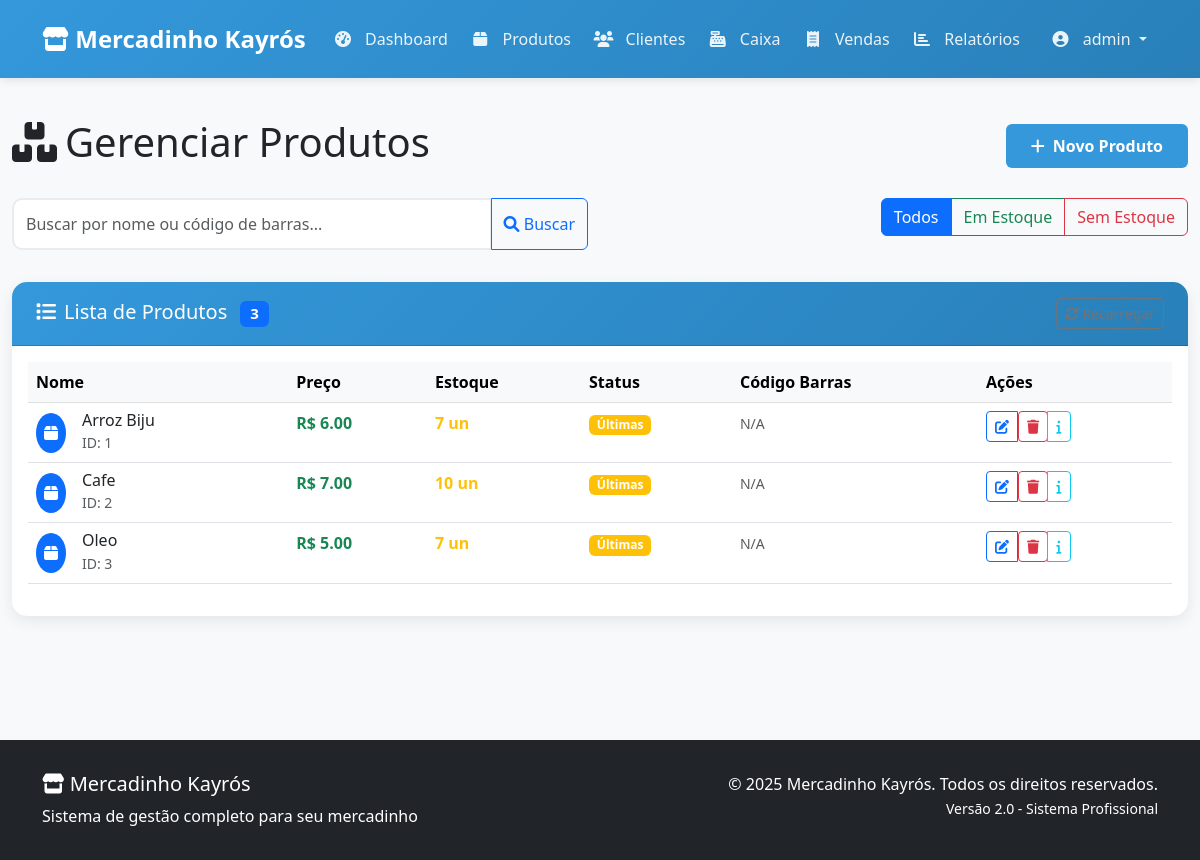
The page /produtos (signed in) on the database as committed earlier.
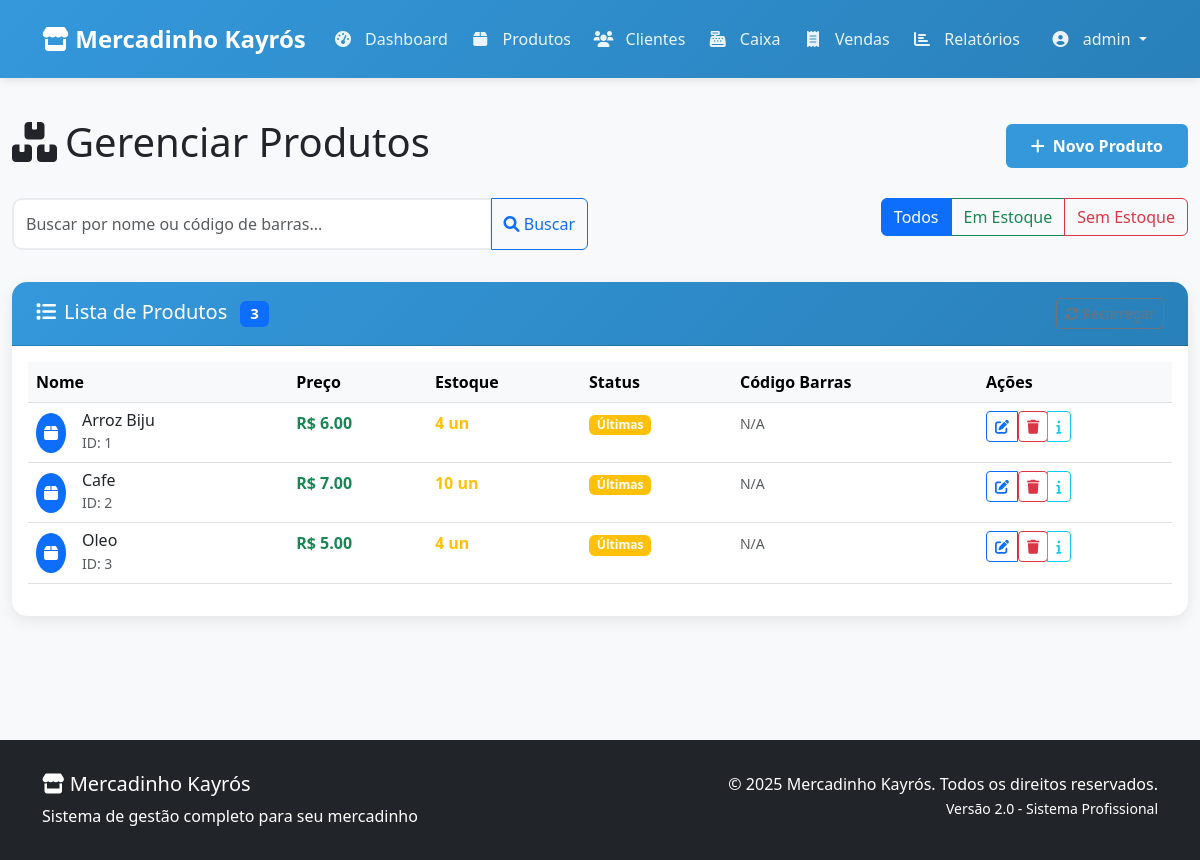
The same page on the database as committed later.
### tables this page shows
CREATE TABLE produtos (
            id INTEGER PRIMARY KEY AUTOINCREMENT, 
            nome TEXT NOT NULL, 
            preco REAL NOT NULL CHECK(preco > 0),
            quantidade INTEGER NOT NULL CHECK(quantidade >= 0), 
            codigo_barras TEXT UNIQUE,
            data_criacao TEXT DEFAULT CURRENT_TIMESTAMP,
            data_atualizacao TEXT DEFAULT CURRENT_TIMESTAMP
        );

### Minha_loja_web/app.py (the view)
@app.route('/produtos')
@login_required
def produtos():
    try:
        lista_produtos = db.listar_produtos()
        return render_template('produtos.html', produtos=lista_produtos)
    except Exception as e:
        flash('Erro ao carregar produtos.', 'danger')
        return render_template('produtos.html', produtos=[])

### Minha_loja_web/app.py (called while the page is built)
@login_manager.user_loader
def load_user(user_id):
    try:
        return db.get_user_by_id(int(user_id))
    except (ValueError, TypeError):
        return None

@app.before_request
def before_request():
    if request.method == 'POST':
        for key, value in request.form.items():
            if len(str(value)) > 1000:
                flash('Dados enviados são muito grandes!', 'danger')
                return redirect(url_for('index'))

@app.context_processor
def inject_template_vars():
    return {
        'current_year': datetime.utcnow().year,
        'current_user': current_user
    }

### Minha_loja_web/logica_banco.py (called while the page is built)
def get_user_by_id(user_id):
    db = DatabaseManager()
    if not db.connect():
        return None
    user_data = db.fetch_one("SELECT * FROM usuarios WHERE id = ?", (user_id,))
    db.disconnect()
    if user_data:
        return User(
            id=user_data['id'],
            username=user_data['username'],
            password_hash=user_data['password_hash']
        )
    return None

    def disconnect(self):
        if self.conn:
            self.conn.close()

### Minha_loja_web/templates/produtos.html (shortened to what the changed rows need)
{% extends "base.html" %}
{% block content %}
<div class="container-fluid py-4">
    <div class="row mb-4">
        <div class="col-12">
            <div class="d-flex justify-content-between align-items-center">
                <h1><i class="fas fa-boxes me-2"></i>Gerenciar Produtos</h1>
            </div>
        </div>
    </div>
    <div class="card">
        <div class="card-body">
            {% if produtos %}
            <div class="table-responsive">
                <table class="table table-hover" id="tabela-produtos">
                    <thead class="table-light">
                        <tr>
                            <th>Nome</th>
                            <th>Preço</th>
                            <th>Estoque</th>
                            <th>Status</th>
                            <th>Código Barras</th>
                            <th>Ações</th>
                        </tr>
                    </thead>
                    <tbody id="corpo-tabela">
                        {% for produto in produtos %}
                        <tr class="produto-item" data-estoque="{{ produto.quantidade }}"
                            data-nome="{{ produto.nome|lower }}" data-codigo="{{ produto.codigo_barras|default('', true)|lower }}">
                            <td>
                                <div class="d-flex align-items-center">
                                    <div class="bg-primary rounded-circle text-white p-2 me-3">
                                        <i class="fas fa-box"></i>
                                    </div>
                                    <div>
                                        <h6 class="mb-0">{{ produto.nome }}</h6>
                                        <small class="text-muted">ID: {{ produto.id }}</small>
                                    </div>
                                </div>
                            </td>
                            <td class="fw-bold text-success">R$ {{ "%.2f"|format(produto.preco) }}</td>
                            <td>
                                <span class="fw-bold {% if produto.quantidade > 10 %}text-success{% elif produto.quantidade > 0 %}text-warning{% else %}text-danger{% endif %}">
                                    {{ produto.quantidade }} un
                                </span>
                            </td>
                            <td>
                                {% if produto.quantidade > 10 %}
                                <span class="badge bg-success">Disponível</span>
                                {% elif produto.quantidade > 0 %}
                                <span class="badge bg-warning">Últimas</span>
                                {% else %}
                                <span class="badge bg-danger">Esgotado</span>
                                {% endif %}
                            </td>
                            <td>
                                <small class="text-muted">{{ produto.codigo_barras or 'N/A' }}</small>
                            </td>
                            <td>
                                <div class="btn-group">
                                    <a href="{{ url_for('editar_produto', id=produto.id) }}"
                                       class="btn btn-sm btn-outline-primary"
                                       data-bs-toggle="tooltip" title="Editar">
                                        <i class="fas fa-edit"></i>
                                    </a>
                                    <form method="POST" action="{{ url_for('excluir_produto', id=produto.id) }}"
                                          class="d-inline" onsubmit="return confirm('Tem certeza que deseja excluir este produto?')">
                                        <button type="submit" class="btn btn-sm btn-outline-danger"
                                                data-bs-toggle="tooltip" title="Excluir">
                                            <i class="fas fa-trash"></i>
                                        </button>
                                    </form>
                                    <button class="btn btn-sm btn-outline-info btn-info-rapido"
                                            data-produto-id="{{ produto.id }}"
                                            data-bs-toggle="tooltip" title="Informações Rápidas">
                                        <i class="fas fa-info"></i>
                                    </button>
                                </div>
                            </td>
                        </tr>
                        {% endfor %}
                    </tbody>
                </table>
            </div>
            {% endif %}
        </div>
    </div>
</div>
{% endblock %}

Rows that differ between the two databases and show on the page:
changed produtos "Arroz Biju": quantidade "7" → "4"
changed produtos "Oleo": quantidade "7" → "4"
